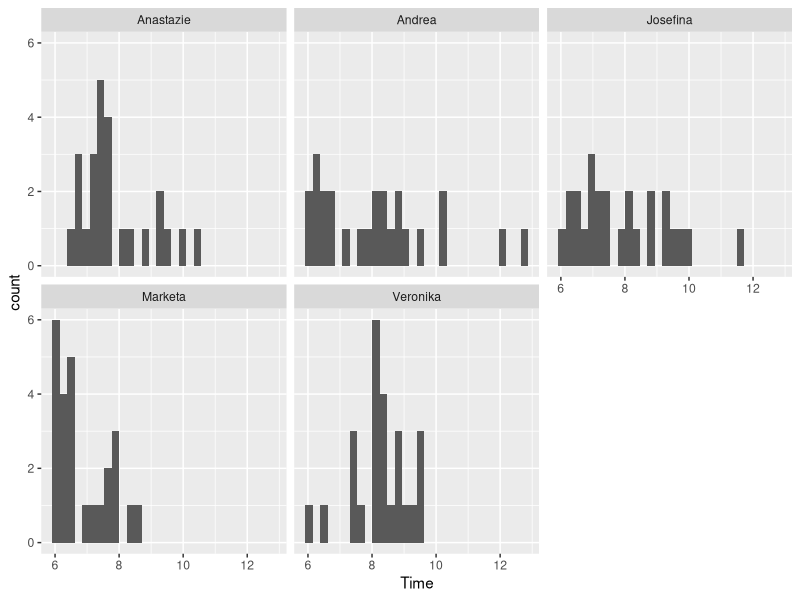
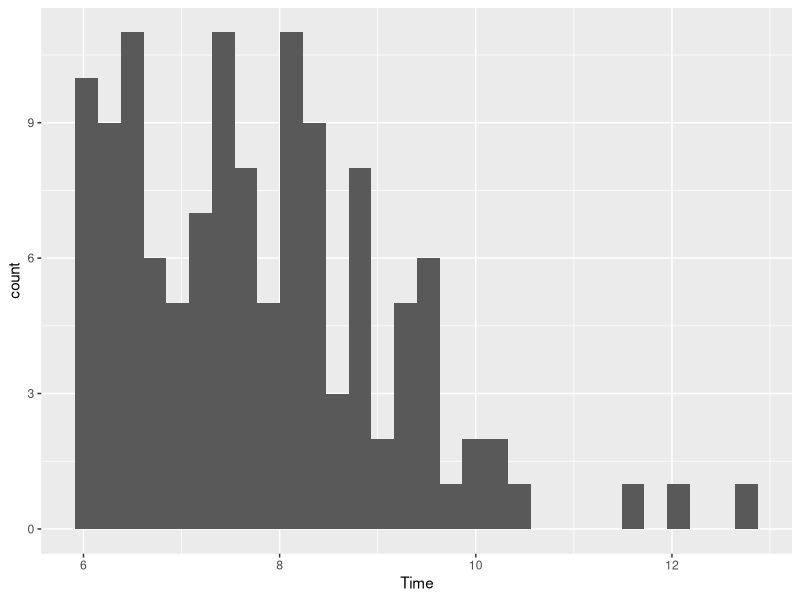
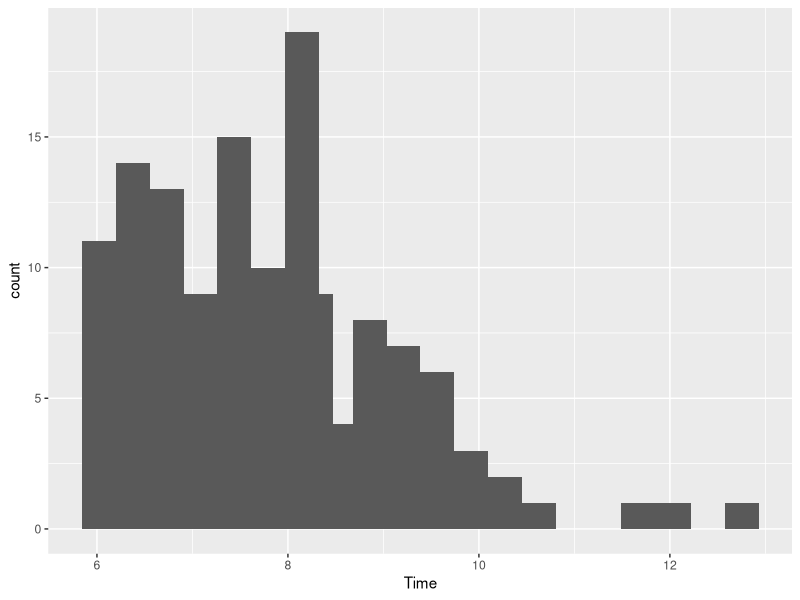
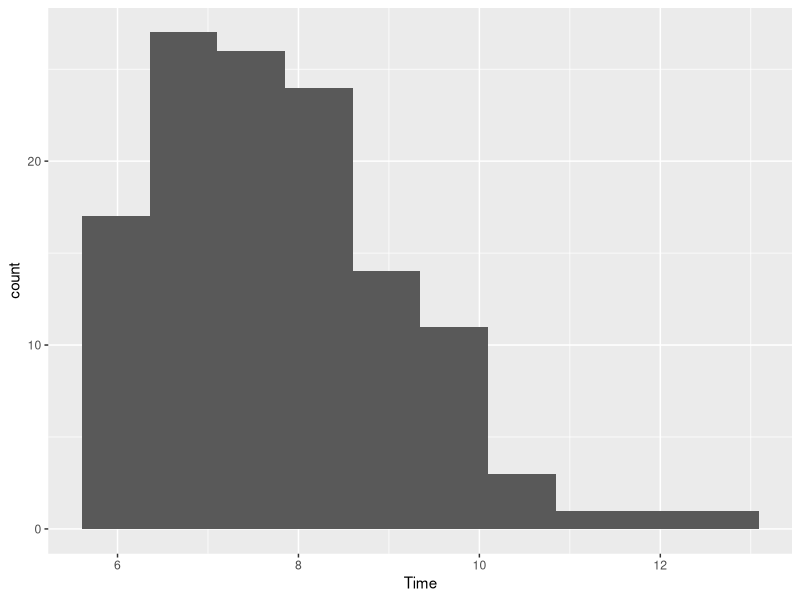
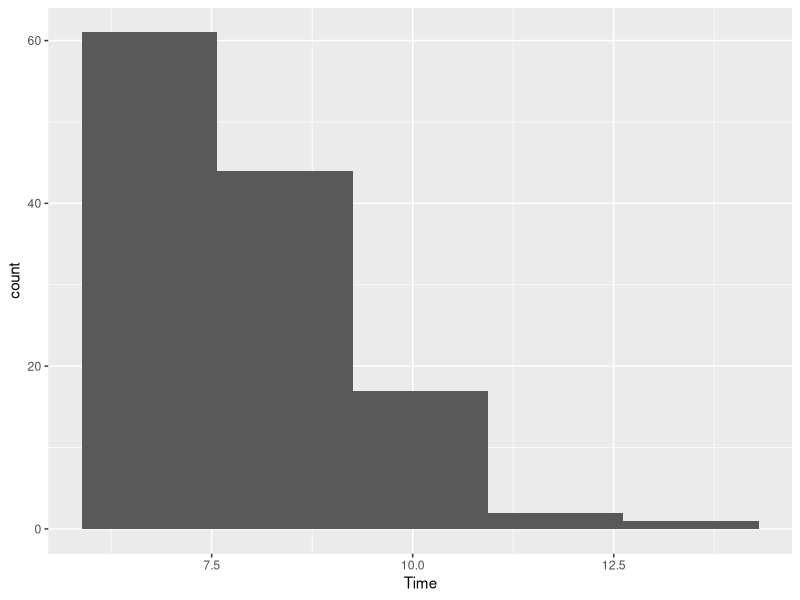
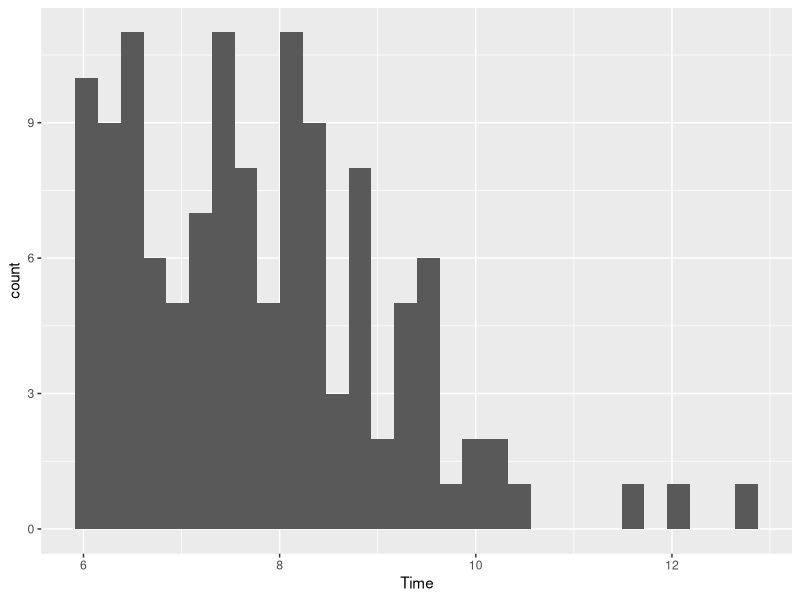
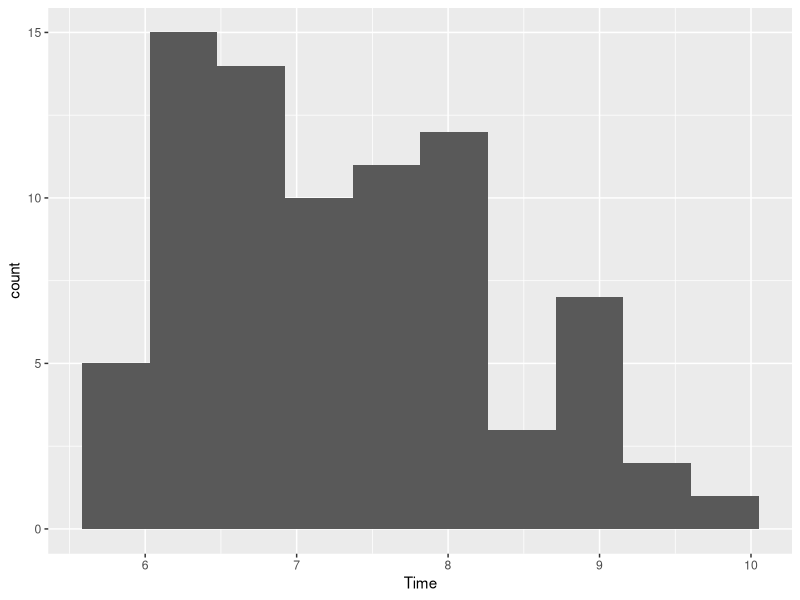
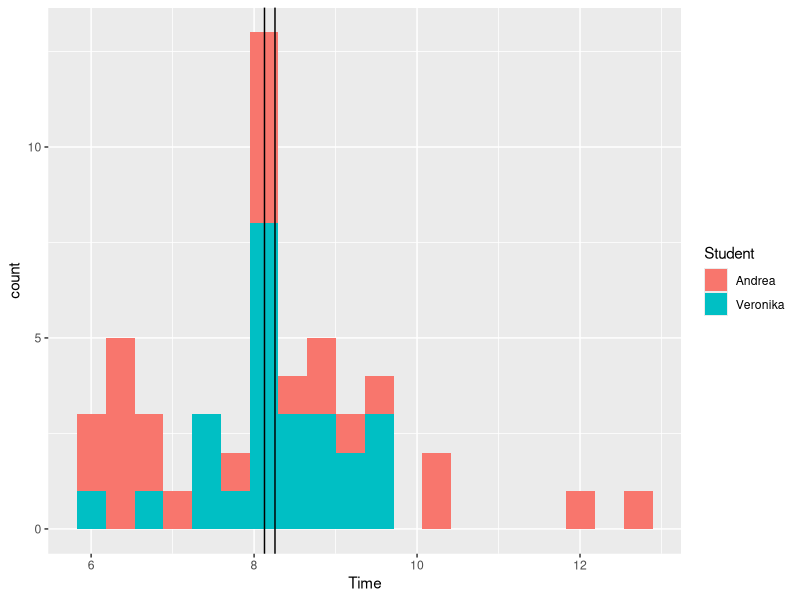

Generate these figures, in order, with R:
library(ggplot2)
library(plyr)
library(psych)
#reads in hte table
tgtw_table <- read.csv("Data/tongue-twisters.csv")
hist_plot = ggplot(tgtw_table) + geom_histogram(aes(Time))
hist_plot + facet_wrap(~Student)
hist_plot + geom_histogram(aes(Time),bins=30)
hist_plot + geom_histogram(aes(Time),bins=20)
hist_plot + geom_histogram(aes(Time),bins=10)
hist_plot + geom_histogram(aes(Time),bins=5)
hist_plot

hist_plot_non_trial = ggplot(subset(tgtw_table, (Trial==0))) + geom_histogram(aes(Time))
hist_plot_non_trial + geom_histogram(aes(Time),bins=10)

describe(tgtw_table$Time)
describeBy(tgtw_table$Time,tgtw_table$Student)


#TWO SAMPLE T-TEST - TESTING

twosamplettest <- function(table=tgtw_table,tested_students = c("Josefina","Andrea")){
  t_table = subset(tgtw_table, (Student %in% tested_students))
  t=t.test(t_table$Time ~ t_table$Student)
  hist = ggplot(t_table) + geom_histogram(aes(Time, fill=Student),bins=20)+geom_vline(xintercept = t$estimate[1])+geom_vline(xintercept = t$estimate[2])
  print(hist)
  print(t)
}

twosamplettest(tgtw_table, c("Veronika","Andrea"))

#ONE SAMPLE T TEST - TESTING

onesamplettest <- function(table=tgtw_table,tested_value=10,tested_student = "Joesefina"){
  t_table = subset(tgtw_table, (Student %in% c(tested_student)))

  t=t.test(t_table$Time, mu=tested_value)
  hist = ggplot(t_table) + geom_histogram(aes(Time),bins=20)+geom_vline(xintercept = t$estimate[1])+geom_vline(xintercept = tested_value,colour="red")
  print(hist)
  print(t)
}

onesamplettest(tgtw_table,5,"Andrea")
